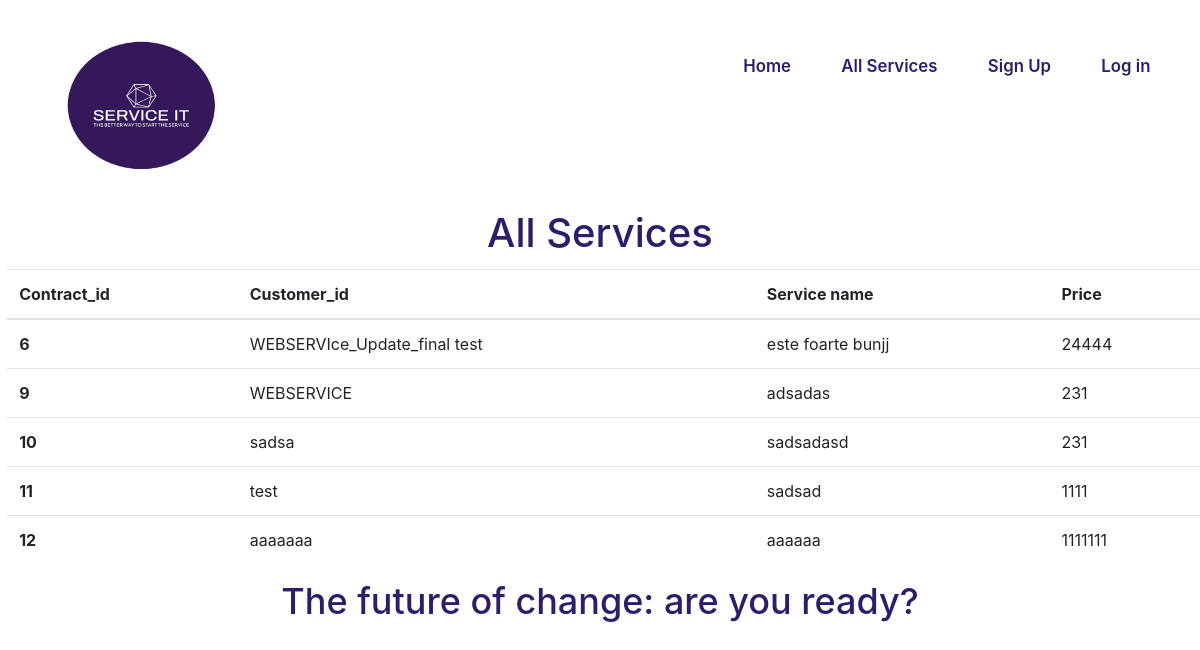
Page /BoughtServices/showServices.php on the earlier database version.
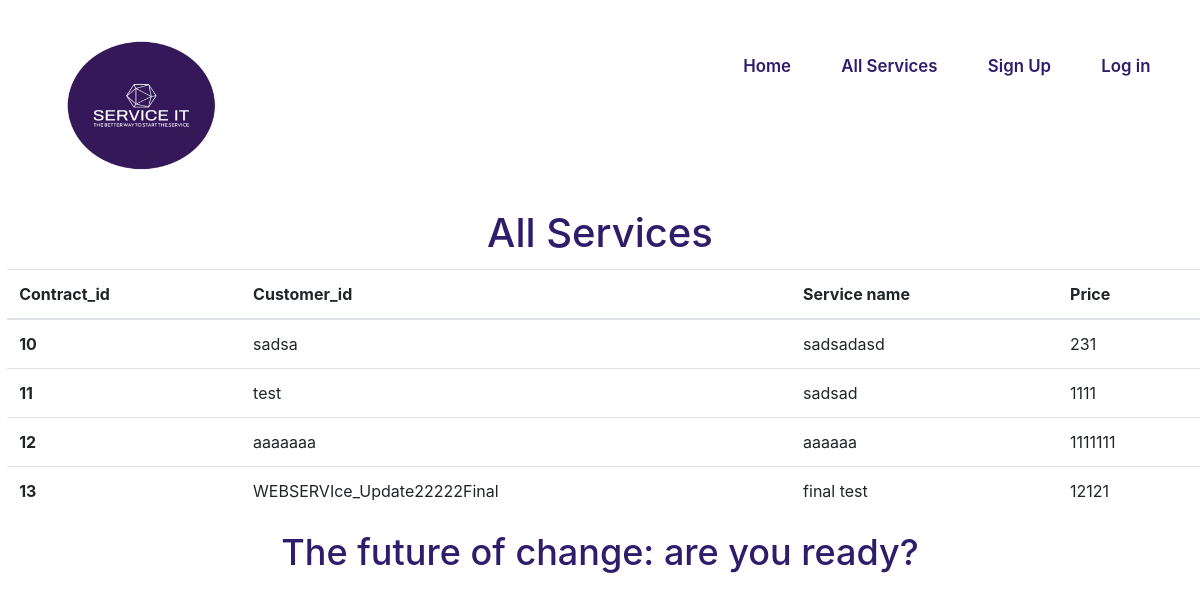
Same page on the later database version.
### tables this page shows
CREATE TABLE `services` (
  `ID` int(11) NOT NULL,
  `SERVICE_NAME` text NOT NULL,
  `SERVICE_DESCRIPTION` text NOT NULL,
  `SERVICE_PRICE` double NOT NULL
);

### BoughtServices/showServices.php (the view, shortened to what this page needs)
<?php
include_once '../includes/header.php';
?>
    <div class="login-title">
        <h1> All Services </h1>
    </div><table class="table">
    <thead>
    <tr>
        <th scope="col">Contract_id</th>
        <th scope="col">Customer_id</th>
        <th scope="col">Service name</th>
        <th scope="col">Price</th>
    </tr>
    </thead>
    <tbody>
    <?php
    $get_service_details = "Select * from services ";
    $stmt = $conn->prepare($get_service_details);
    $stmt->execute();
    $result = $stmt->get_result();
    while ($row = $result->fetch_assoc()) {
        $contract_id = $row['ID'];
        $service = $row['SERVICE_NAME'];
        $service_desc=$row['SERVICE_DESCRIPTION'];
        $service_price=$row['SERVICE_PRICE'];
        ?><tr>
        <th scope="row"><?php echo $contract_id?>
        <td><?php echo $service?><br></td>
        <td><?php echo $service_desc?> </td>
        <td><?php echo $service_price?></td>
        </tr>
        <?php
    }
    ?>
    </tbody>
</table>
<?php
require_once '../includes/footer.php';
?>

### includes/header.php (shortened to what this page needs)
<!DOCTYPE html>
<html lang="en">
<head>
    <link rel="stylesheet" href="../style.css">
    <link rel="stylesheet" href="https://maxcdn.bootstrapcdn.com/bootstrap/4.0.0/css/bootstrap.min.css">
</head>
<body>
<nav class="navbar">
    <div class="logo">
        <img src="../res/logo.png" alt="logo">
    </div>
    <ul class="nav-links">
        <div class="menu">
            <li><a href="../Index/index.php">Home</a></li>
            <li><a href="../BoughtServices/showServices.php">All Services</a></li>
            <?php
            if (isset($_SESSION["sessionEmail"])) {
                echo "<li><a href='../login/logout-inc.php'>Log Out</a></li>";
                echo "<li><a href='../CustomerServices/services.php'>Services</a></li>";
                echo "<li><a href='../CustomerServices/myservices.php'>My Services</a></li>";
                echo "<li><a href='../Ticket/ticket.php'>My Tickets</a></li>";
            } else {
                echo "<li><a href='../register/Registration.php'>Sign Up</a></li>";
                echo "<li><a href='../login/login.php'>Log in</a></li>";
            }
            ?>
        </div>
    </ul>
</nav>

### includes/footer.php
<div class="footer">
    <h1>The future of change: are you ready?</h1>
</div>
</body>
</html>

### style.css (style rules this page uses)
* { margin: 0.3vw; padding: 0; -webkit-box-sizing: border-box; box-sizing: border-box; }
body { font-family: 'Segoe UI', Tahoma, Geneva, Verdana, sans-serif; background: #F4F5FF; }
a { text-decoration: none; }
li { list-style: none; }
.navbar { display: -webkit-box; display: -ms-flexbox; display: flex; -webkit-box-align: center; -ms-flex-align: center; align-items: center; -webkit-box-pack: justify; -ms-flex-pack: justify; justify-content: space-between; padding: 1VW; }
.nav-links a { color: #2F1C6A; }
.logo { display: -webkit-box; display: -ms-flexbox; display: flex; top: 0; left: 0; }
.logo>img { height: 14vw; width: auto; max-width: 20vw; }
.menu { display: -webkit-box; display: -ms-flexbox; display: flex; gap: 1vw; font-size: 1.4vw; font-weight: 600; margin-top: -5vw; }
.menu li { display: -webkit-box; display: -ms-flexbox; display: flex; padding: 1vw 1vw; }
.footer { display: -webkit-box; display: -ms-flexbox; display: flex; -webkit-box-pack: center; -ms-flex-pack: center; justify-content: center; justify-items: center; -webkit-box-orient: horizontal; -webkit-box-direction: normal; -ms-flex-direction: row; flex-direction: row; -webkit-box-align: center; -ms-flex-align: center; align-items: center; }
.footer>h1 { display: -webkit-box; display: -ms-flexbox; display: flex; font-size: 3vw; color: #2F1C6A; }
.login-title { display: -webkit-box; display: -ms-flexbox; display: flex; -webkit-box-orient: horizontal; -webkit-box-direction: normal; -ms-flex-direction: row; flex-direction: row; -webkit-box-pack: center; -ms-flex-pack: center; justify-content: center; text-align: center; color: #2F1C6A; font-weight: bold; text-align: center; font-size: 1.5rem; }
ul { list-style-type: none; }

Differences in the rows shown:
removed services: ID "6", SERVICE_NAME "WEBSERVIce_Update_final test", SERVICE_DESCRIPTION "este foarte bunjj", SERVICE_PRICE "24444"
removed services: ID "9", SERVICE_NAME "WEBSERVICE", SERVICE_DESCRIPTION "adsadas", SERVICE_PRICE "231"
added services: ID "13", SERVICE_NAME "WEBSERVIce_Update22222Final", SERVICE_DESCRIPTION "final test", SERVICE_PRICE "12121"
